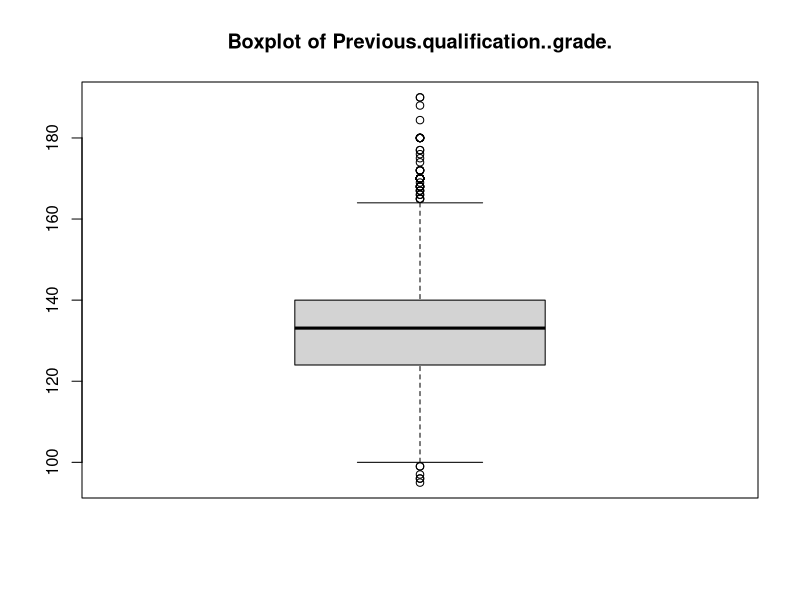
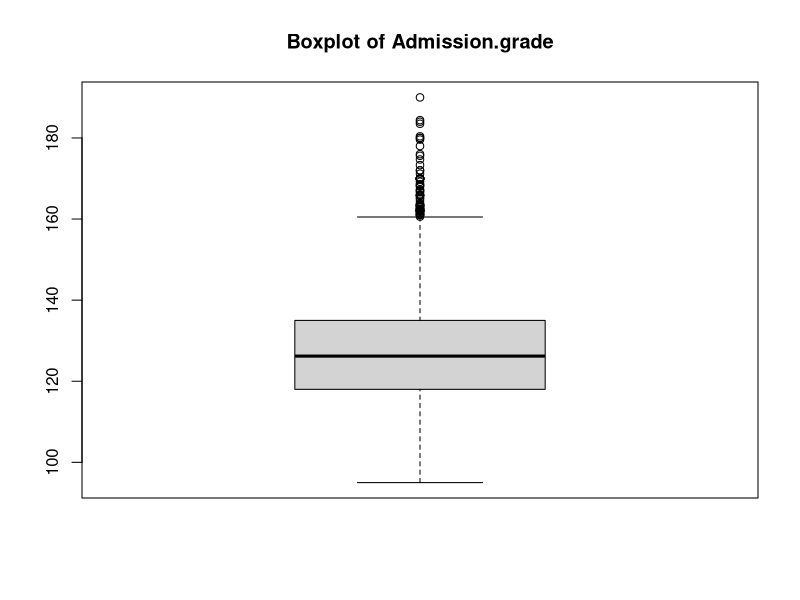
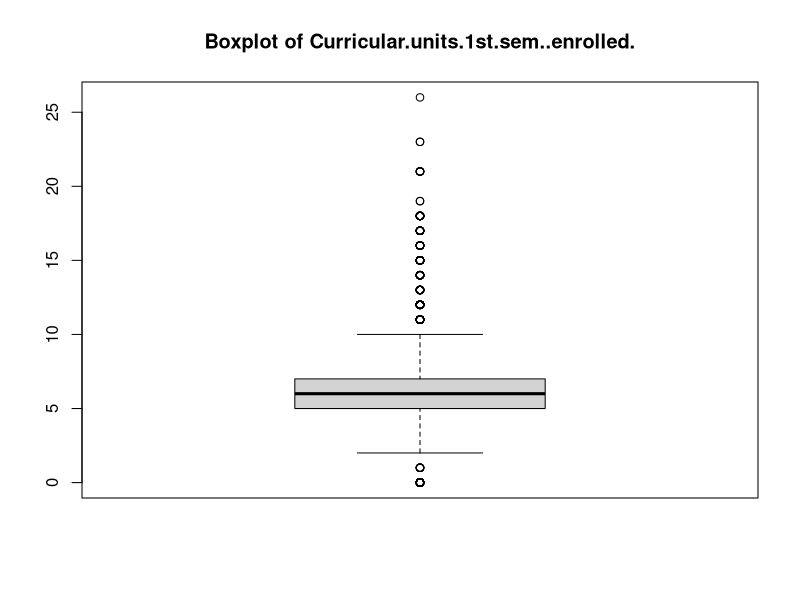
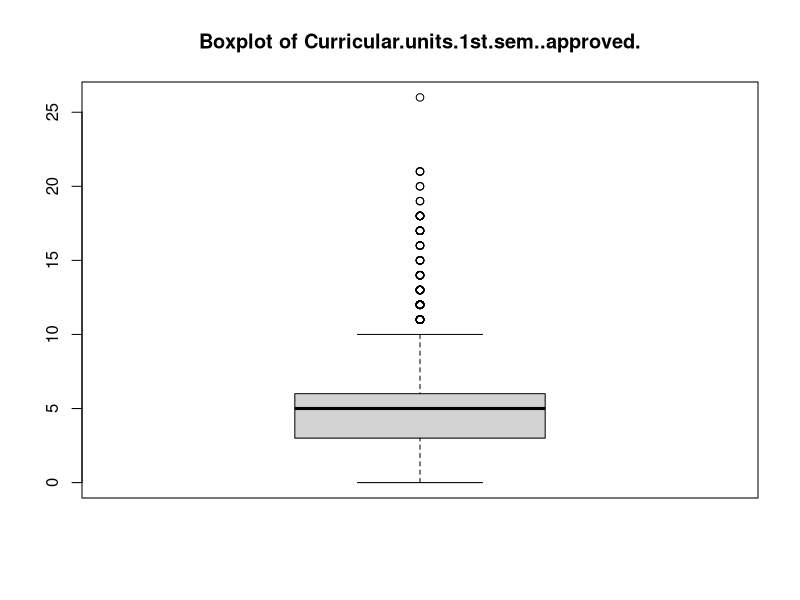
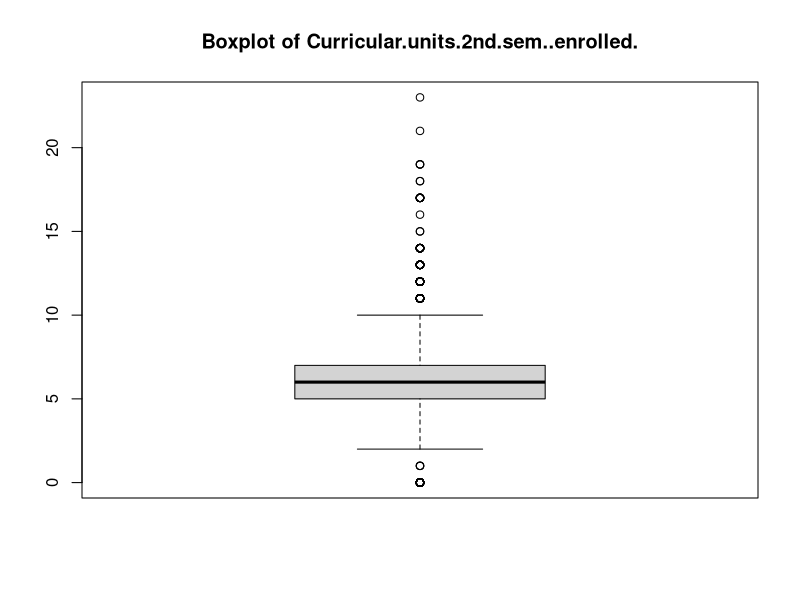
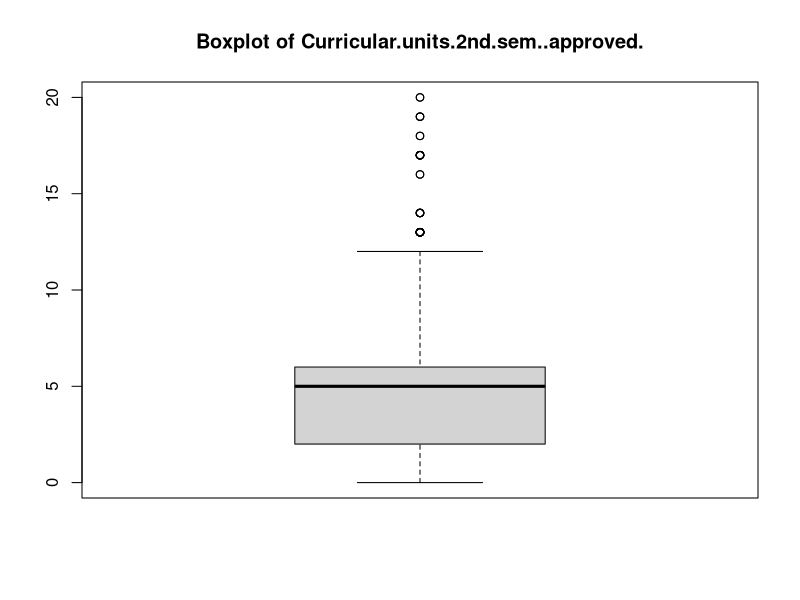
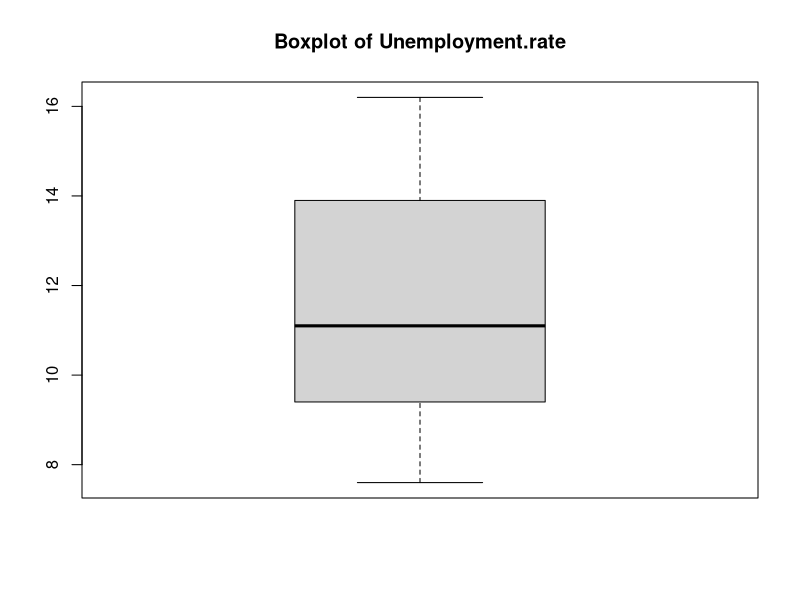
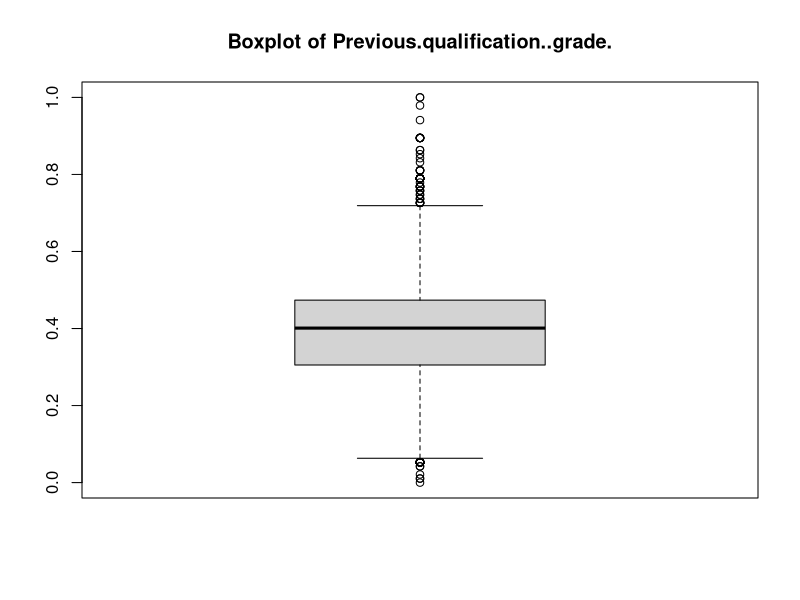

R code for these plots, in order:
## ---- chunk 1
knitr::opts_chunk$set(echo = TRUE)
## ---- chunk 2
data <- read.csv("data_with10NA.csv")
## ---- chunk 3
names(data)
class(data)
class(data[,1])
sapply(data, class)
## ---- chunk 4
category_mappings <- list(
    Marital.status = list(levels = c(1,2,3,4,5,6), labels = c("single", "married", "widowed", "divorced", "facto union", "legally separated")),
    Application.order = list(levels = c(0,1,2,3,4,5,6,9), labels = c("first choice", "second choice", "third choice", "fourth choice", "fifth choice", "sixth choice", "seventh chioce","last choice")),
    Course = list(levels = c(33,171,8014,9003,9070, 9085, 9119, 9130, 9147, 9238, 9254, 9500, 9556, 9670, 9773, 9853, 9991), labels = c("Biofuel Production Technologies", "Animation and Multimedia Design", "Social Service (evening attendance)", "Agronomy", "Communication Design", "Veterinary Nursing", "Informatics Engineering", "Equinculture", "Management", "Social Service", "Tourism", "Nursing", "Oral Hygiene", "Advertising and Marketing Management", "Journalism and Communication", "Basic Education", "Management (evening attendance)")),
    Daytime.evening.attendance = list(levels = c(0,1), labels = c("evening", "daytime")),
    Previous.qualification = list(levels = c(1,2,3,4,5,6,9,10,12,14,15,19,38,39,40,42,43), labels = c("Secondary education", "Higher education - bachelor's degree", "Higher education - degree", "Higher education - master's", "Higher education - doctorate", "Frequency of higher education", "12th year of schooling - not completed", "11th year of schooling - not completed", "Other - 11th year of schooling", "10th year of schooling", "10th year of schooling - not completed", "Basic education 3rd cycle (9th/10th/11th year) or equiv.", "Basic education 2nd cycle (6th/7th/8th year) or equiv.", "Technological specialization course", "Higher education - degree (1st cycle)", "Professional higher technical course", "Higher education - master (2nd cycle)")),
    Nacionality = list(levels = c(1,2,6,11,13,14,17,21,22,24,25,26,32,41,62,100,101,103,105,108,109), labels = c("Portuguese", "German", "Spanish", "Italian", "Dutch", "English", "Lithuanian", "Angolan", "Cape Verdean", "Guinean", "Mozambican", "Santomean", "Turkish", "Brazilian", "Romanian", "Moldova (Republic of)", "Mexican", "Ukrainian", "Russian", "Cuban", "Colombian")),
    Displaced = list(levels = c(0,1), labels = c("no", "yes")),
    Educational.special.needs = list(levels = c(0,1), labels = c("no", "yes")),
    Debtor = list(levels = c(0,1), labels = c("no", "yes")),
    Gender = list(levels = c(0,1), labels = c("female","male")),
    Scholarship.holder = list(levels = c(0,1), labels = c("no", "yes"))
)

## ---- chunk 5
for (col in names(category_mappings)) {
  if (class(data[[col]]) == "integer") {
    data[[col]] <- factor(data[[col]], levels = category_mappings[[col]]$levels, labels = category_mappings[[col]]$labels)
    print(paste("Column", col, "has been converted to factor"))
  }
}

data$Target <- factor(data$Target)
## ---- chunk 6
summary(data)
## ---- chunk 7
numeric_cols <- sapply(data, is.numeric)

for (col in names(data)[numeric_cols]) {
  boxplot(data[[col]], main=paste("Boxplot of", col))
}
## ---- chunk 8
normalize_minmax <- function(x) {
  return((x - min(x, na.rm = TRUE)) / (max(x, na.rm = TRUE) - min(x, na.rm = TRUE)))
}

data_normalized <- data
data_normalized[,numeric_cols] <- lapply(data_normalized[,numeric_cols], normalize_minmax)
## ---- chunk 9
for (col in names(data_normalized)[numeric_cols]) {
  boxplot(data_normalized[[col]], main=paste("Boxplot of", col))
}

summary(data_normalized[,numeric_cols])
## ---- chunk 10
normalize_robust <- function(x) {
  return((x - median(x, na.rm = TRUE)) / IQR(x, na.rm = TRUE))
}

data_normalized_robust <- data
data_normalized_robust[,numeric_cols] <- lapply(data_normalized_robust[,numeric_cols], normalize_robust)
## ---- chunk 11
for (col in names(data_normalized_robust)[numeric_cols]) {
  boxplot(data_normalized_robust[[col]], main=paste("Boxplot of", col))
}

summary(data_normalized_robust[,numeric_cols])
